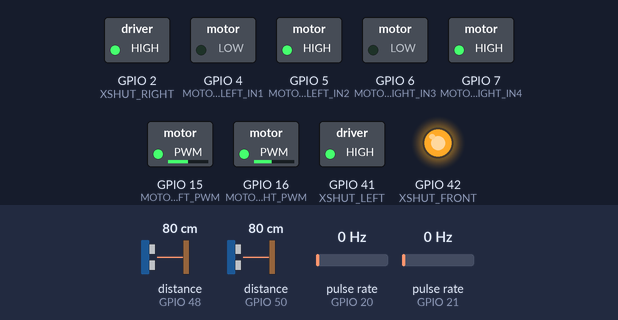
Recording of a sketch running on a simulated ESP32-S3. Shown: switched loads named in the sketch (green lamp = pin HIGH), output pins drawn as LEDs (lit = HIGH). Wiring (inferred from the names in the program): 2 × pulse sensor: data GPIO 20 / data GPIO 21. Inputs (shaded band) come from the test bench; at power-on: distance to the obstacle (sensors on GPIO 48, GPIO 50) 80 cm, pulse rate (sensors on GPIO 20, GPIO 21) 0 Hz.

Above: at 1.4 s.
1.5 s: distance to the obstacle (sensor on GPIO 48) set to 2 cm
At 1.8 s:
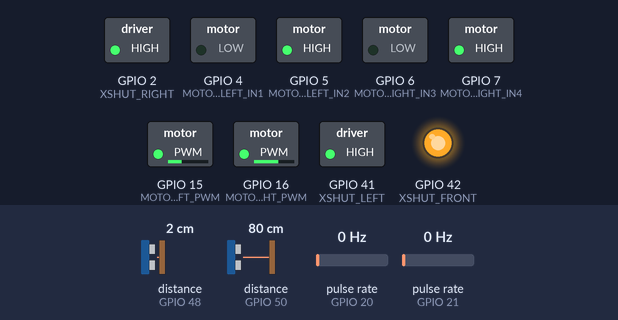
3.0 s: distance to the obstacle (sensor on GPIO 50) set to 2 cm
At 3.9 s:
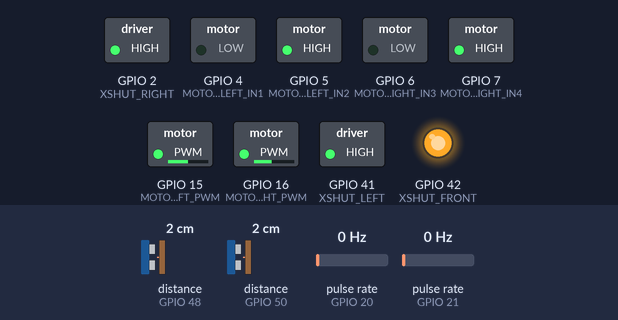
4.6 s: distance to the obstacle (sensor on GPIO 50) set to 9 cm
At 5.8 s:
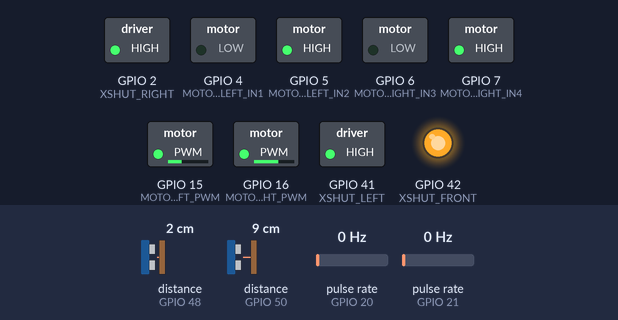
6.1 s: distance to the obstacle (sensor on GPIO 48) set to 9 cm
At 6.8 s:
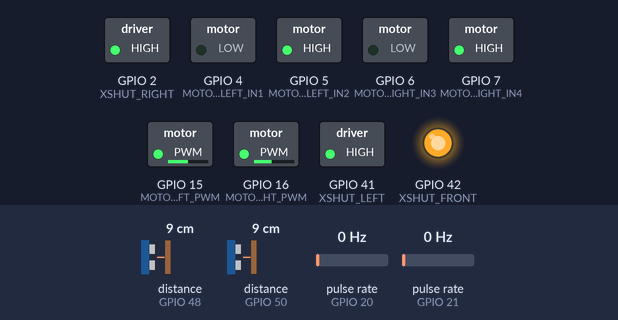
Timing chart, 0 to 8.7 s (numbered marks = the images above; inputs shaded):
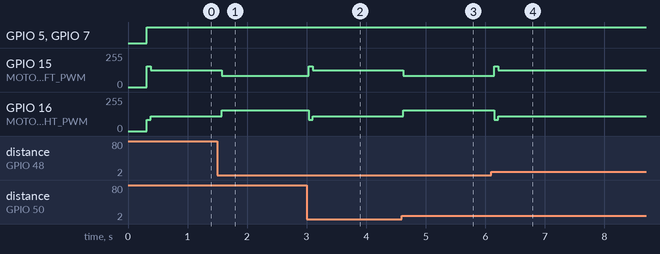

The sketch:

Working_PID.ino
```cpp
#include <PID_v1.h>
#include <MPU9250_asukiaaa.h>
#include <Wire.h>
#include <VL53L0X.h>

// === Constants ===
#define WHEEL_DIAMETER_CM 6
#define ENCODER_TICKS_PER_REV 20
#define QUADRANT_SIZE 26.0

// pins
#define LEFT_ENCODER_PIN 21
#define RIGHT_ENCODER_PIN 20
#define MOTOR_LEFT_IN1 4
#define MOTOR_LEFT_IN2 5
#define MOTOR_LEFT_PWM 15
#define MOTOR_RIGHT_IN3 6
#define MOTOR_RIGHT_IN4 7
#define MOTOR_RIGHT_PWM 16
#define XSHUT_LEFT 41
#define XSHUT_FRONT 42
#define XSHUT_RIGHT 2
#define INFRA_SCL 48
#define INFRA_SDA 47
#define MPU_SDA 8
#define MPU_SCL 9

VL53L0X sensorLeft, sensorFront, sensorRight;

const int rightOffset = 25; // 25 mm offset
const int leftOffset = 0; // 0 mm offset
const int frontOffset = -10; // -10 mm offset
void setupInfrareds() {
  Wire.begin(INFRA_SDA, INFRA_SCL);

  // Set XSHUT pins as outputs
  pinMode(XSHUT_LEFT, OUTPUT);
  pinMode(XSHUT_FRONT, OUTPUT);
  pinMode(XSHUT_RIGHT, OUTPUT);
  digitalWrite(XSHUT_LEFT, LOW);
  digitalWrite(XSHUT_FRONT, LOW);
  digitalWrite(XSHUT_RIGHT, LOW);
  delay(100);

  // === Bring up sensor 1 ===
  digitalWrite(XSHUT_LEFT, HIGH);
  delay(50);
  sensorLeft.init(true);
  sensorLeft.setAddress(0x30);

  // === Bring up sensor 2 ===
  digitalWrite(XSHUT_FRONT, HIGH);
  delay(50);
  sensorFront.init(true);
  sensorFront.setAddress(0x31);

  // === Bring up sensor 3 ===
  digitalWrite(XSHUT_RIGHT, HIGH);
  delay(50);
  sensorRight.init(true);
  sensorRight.setAddress(0x32);

  sensorLeft.setTimeout(500);  // Set timeout to 500ms - time the sensor waits for input until it times out
  sensorLeft.startContinuous();  // Start continuous mode
  sensorFront.setTimeout(500);  // Set timeout to 500ms - time the sensor waits for input until it times out
  sensorFront.startContinuous();  // Start continuous mode
  sensorRight.setTimeout(500);  // Set timeout to 500ms - time the sensor waits for input until it times out
  sensorRight.startContinuous();  // Start continuous mode
}
// Global variables for filtering infrared data
#define FILTER_SIZE 5
double distLeftBuffer[FILTER_SIZE], distRightBuffer[FILTER_SIZE];
int filterIndex = 0;

// === Encoders ===
volatile long leftTicks = 0;
volatile long rightTicks = 0;
void IRAM_ATTR onLeftEncoder() {
  leftTicks += 1;
}
void IRAM_ATTR onRightEncoder() {
  rightTicks += 1;
}
void setupEncoders() {
  attachInterrupt(digitalPinToInterrupt(LEFT_ENCODER_PIN), onLeftEncoder, RISING);
  attachInterrupt(digitalPinToInterrupt(RIGHT_ENCODER_PIN), onRightEncoder, RISING);
}
const float wheel_circumference = WHEEL_DIAMETER_CM * PI;
const float ticks_per_cm = ENCODER_TICKS_PER_REV / wheel_circumference;
const int target_ticks = QUADRANT_SIZE * ticks_per_cm;


// PID Variables
double error;              // Input to PID
double correction;         // Output from PID
double setpoint = 0.0;     // We want equal distance from both walls

// PID tuning parameters (adjust these empirically)
// double Kp = 0.0005, Ki = 0.05, Kd = 16.0;
// GOOD VARIANT double Kp = 0.8, Ki = 0, Kd = 2.6;
double Kp = 1.0, Ki = 0, Kd = 2.8;
// Start with Ki = 0 and adjust Kp until the robot responds well.
// Add Kd if it's oscillating.
// Add Ki if there's a steady-state error (e.g., robot drifts to one wall over time).

  // Create PID controller
PID wallFollowerPID(&error, &correction, &setpoint, Kp, Ki, Kd, DIRECT);

const int maxValid = 40000; // maximum valid distance of sensor output from walls, without assuming empty space
double distLeft, distRight; // distances measured by sensors

// Constants
const int baseSpeed = 120;  // Base motor speed (adjust as needed)
const int maxPWM = 200;     // Max PWM value

void setup() {
  Serial.begin(115200);

  setupInfrareds();

  // Motor pins
  pinMode(MOTOR_LEFT_IN1, OUTPUT);
  pinMode(MOTOR_LEFT_IN2, OUTPUT);
  pinMode(MOTOR_LEFT_PWM, OUTPUT);
  pinMode(MOTOR_RIGHT_IN3, OUTPUT);
  pinMode(MOTOR_RIGHT_IN4, OUTPUT);
  pinMode(MOTOR_RIGHT_PWM, OUTPUT);

  // Encoder pins
  pinMode(LEFT_ENCODER_PIN, INPUT);
  pinMode(RIGHT_ENCODER_PIN, INPUT);
  setupEncoders();

  wallFollowerPID.SetMode(AUTOMATIC);
  wallFollowerPID.SetSampleTime(10); // match the loop() delay
  wallFollowerPID.SetOutputLimits(-35, 35); // Limit how much we can steer
}

void loop() {
  long avgTicks = (leftTicks + rightTicks) / 2;

  // if (avgTicks >= target_ticks){
  //   stopMotors();
  //   delay(1000); // for contest - 10
  //   return;
  // }

  moveRobot();
}

void moveRobot() {
  double alpha = 0.3;  // Smoothing factor (0.2-0.5)
  distLeft = sensorLeft.readRangeContinuousMillimeters();
  distRight = sensorRight.readRangeContinuousMillimeters();
  distLeft = alpha * (distLeft - leftOffset) + (1 - alpha) * distLeft;
  distRight = alpha * (distRight - rightOffset) + (1 - alpha) * distRight;

  // Calculate error: positive means too close to left wall
  error = distLeft - distRight;
  // error = error / 40;

  // Compute PID correction
  wallFollowerPID.Compute();

  // apply correction to motors, while taking deceleration when close to goal in mind
  long avgTicks = (leftTicks + rightTicks) / 2;
  //int dynamicSpeed = getDeceleratedSpeed(avgTicks, baseSpeed, 60, target_ticks);
  int dynamicSpeed = baseSpeed;
  int PWM_Left = constrain(dynamicSpeed - correction, 60, maxPWM);
  int PWM_Right = constrain(dynamicSpeed + correction, 60, maxPWM);


  // Drive motors
  driveMotors(PWM_Left, PWM_Right);
}

// int getDeceleratedSpeed(long avgTicks, int maxSpeed, int minSpeed, long targetTicks) {
//   long remainingTicks = targetTicks - avgTicks;
//   const long slowDownRange = 100; // Start slowing down when 100 ticks remain
//   if (remainingTicks <= 0)
//    return 0;
//   if (remainingTicks >= slowDownRange)
//     return maxSpeed;

//   // Linear ramp-down
//   float ratio = (float)remainingTicks / slowDownRange;
//   return minSpeed + ratio * (maxSpeed - minSpeed);
// }

void driveMotors(int leftPower, int rightPower) {
  moveMotor(1, (leftPower > 0) ? 1 : 0, abs(leftPower));  // Left motor
  moveMotor(2, (rightPower > 0) ? 1 : 0, abs(rightPower)); // Right motor
}


void stopMotors(void) {
  moveMotor(1, 1, 0);
  moveMotor(2, 1, 0);
}

void moveMotor(int motorNumber, int direction, int pwmPow) {
  //motorNumber: 1 == left; 2 == right
  // direction == 1 - forward
  // direction == 0 -backward

  if (motorNumber == 1) {
    if (direction == 1) {
      digitalWrite(MOTOR_LEFT_IN1, LOW);
      digitalWrite(MOTOR_LEFT_IN2, HIGH);
    }
    else {
      digitalWrite(MOTOR_LEFT_IN1, HIGH);
      digitalWrite(MOTOR_LEFT_IN2, LOW);
    }
    analogWrite(MOTOR_LEFT_PWM, pwmPow);
  }
  else if (motorNumber == 2) {
    if (direction == 1) {
      digitalWrite(MOTOR_RIGHT_IN3, LOW);
      digitalWrite(MOTOR_RIGHT_IN4, HIGH);
    }
    else {
      digitalWrite(MOTOR_RIGHT_IN3, HIGH);
      digitalWrite(MOTOR_RIGHT_IN4, LOW);
    }
    analogWrite(MOTOR_RIGHT_PWM, pwmPow);
  }
  else{
    Serial.print("Error: motor nonexistent - pausing execution");
    while(1) {
      ;
    }
  }
}
```

Measured:
- after the input at 1.5 s, GPIO 15 (MOTOR_LEFT_PWM): 127/255 → 85/255 after 0.08 s; GPIO 16 (MOTOR_RIGHT_PWM): 112/255 → 155/255 after 0.08 s
- after the input at 3.0 s, GPIO 15 (MOTOR_LEFT_PWM): 85/255 → 155/255 at once, → 127/255 0.07 s later; GPIO 16 (MOTOR_RIGHT_PWM): 155/255 → 85/255 at once, → 112/255 0.07 s later
- after the input at 4.6 s, GPIO 15 (MOTOR_LEFT_PWM): 127/255 → 85/255 at once; GPIO 16 (MOTOR_RIGHT_PWM): 112/255 → 155/255 at once
- after the input at 6.1 s, GPIO 15 (MOTOR_LEFT_PWM): 85/255 → 155/255 after 0.05 s, → 127/255 0.07 s later; GPIO 16 (MOTOR_RIGHT_PWM): 155/255 → 85/255 after 0.05 s, → 112/255 0.07 s later
